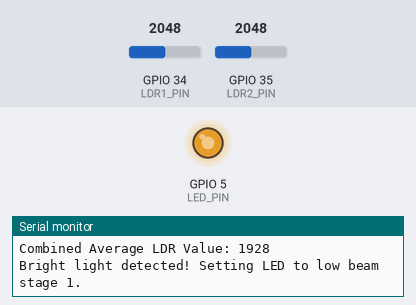
Bench run of a sketch on a simulated ESP32. Parts: output pins drawn as LEDs (lit = HIGH), the last lines printed to the serial monitor. The inputs (shaded band) are chosen by the test bench; at power-on: GPIO 34 (LDR1_PIN) = 2048, GPIO 35 (LDR2_PIN) = 2048.

Above: at 2.8 s.
2.9 s: GPIO 34 (LDR1_PIN) set to 1144
5.9 s: GPIO 34 (LDR1_PIN) set to 1049
At 7.2 s:
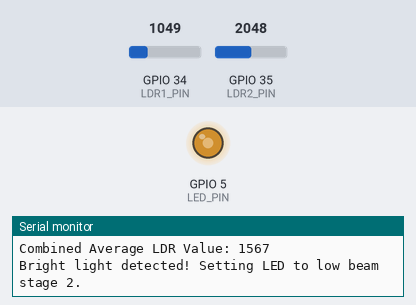
7.6 s: GPIO 35 (LDR2_PIN) set to 955
At 9.8 s:
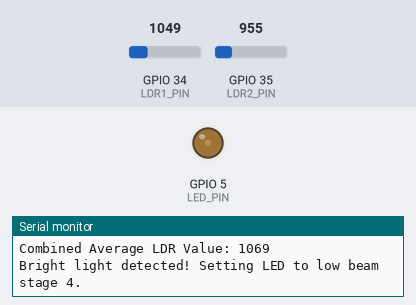
10.1 s: GPIO 35 (LDR2_PIN) set to 836
At 11.2 s:
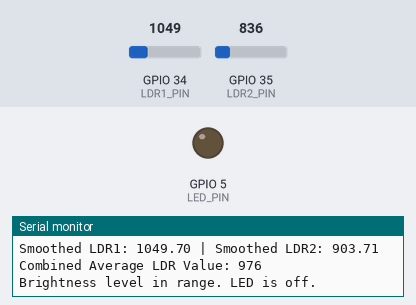
12.1 s: GPIO 35 (LDR2_PIN) set to 1040
At 13.9 s:
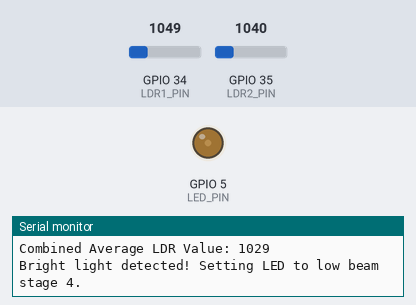
14.2 s: GPIO 35 (LDR2_PIN) set to 1440
At 16.0 s:
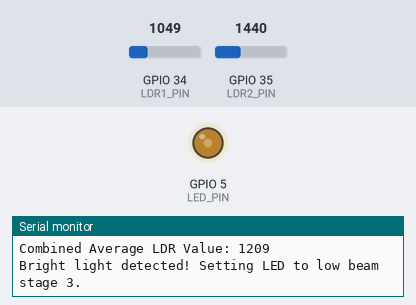
Timing chart, 0 to 17.5 s (numbered marks = the images above; inputs shaded):
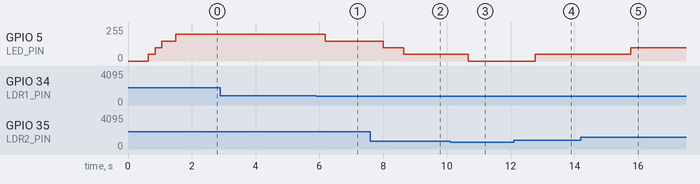

The sketch:

1_code.ino
```cpp
#include <Arduino.h>
#include <esp_camera.h>
// Define GPIO pins
#define LDR1_PIN 34       // ADC1_6 (GPIO34) for LDR1
#define LDR2_PIN 35       // ADC1_7 (GPIO35) for LDR2
#define LED_PIN 5         // GPIO5 for PWM control

// Define brightness levels
#define MAX_BRIGHTNESS 255   // High beam (Brightest)
#define LOW_BEAM_STAGE1 200  // Lowest low beam level
#define LOW_BEAM_STAGE2 150  // Medium low beam level
#define LOW_BEAM_STAGE3 100  // High low beam level
#define LOW_BEAM_STAGE4 50   // Highest low beam level
#define OFF_BRIGHTNESS 0     // Off

// Define LDR value thresholds for high and low beam stages
#define HIGH_BEAM_THRESHOLD 10   // Adjusted for high beam detection
#define LOW_BEAM_STAGE1_THRESHOLD 1600  // Stage 1 low beam start
#define LOW_BEAM_STAGE2_THRESHOLD 1400  // Stage 2 low beam start
#define LOW_BEAM_STAGE3_THRESHOLD 1200  // Stage 3 low beam start
#define LOW_BEAM_STAGE4_THRESHOLD 1000  // Stage 4 low beam start

// Smoothing factor for EMA (0 < alpha < 1)
float alpha = 0.1;

// Smoothed LDR values
float smoothedLDR1 = 0;
float smoothedLDR2 = 0;

// LED PWM properties
#define LED_CHANNEL 0
#define LED_FREQUENCY 5000
#define LED_RESOLUTION 8

void setup() {
    Serial.begin(115200);

    // Set pin modes
    pinMode(LDR1_PIN, INPUT);
    pinMode(LDR2_PIN, INPUT);

    // Setup LED PWM properties
    ledcSetup(LED_CHANNEL, LED_FREQUENCY, LED_RESOLUTION);
    ledcAttachPin(LED_PIN, LED_CHANNEL);
    ledcWrite(LED_CHANNEL, MAX_BRIGHTNESS);  // Start with full brightness (high beam)
    Serial.println("Setup complete. LED set to full brightness.");
}

void loop() {
    // Read LDR values
    int ldr1Value = analogRead(LDR1_PIN);
    int ldr2Value = analogRead(LDR2_PIN);

    // Apply the smoothing function (EMA)
    smoothedLDR1 = (alpha * ldr1Value) + ((1 - alpha) * smoothedLDR1);
    smoothedLDR2 = (alpha * ldr2Value) + ((1 - alpha) * smoothedLDR2);

    // Calculate the average of the smoothed LDR values
    int averageLDRValue = (smoothedLDR1 + smoothedLDR2) / 2;

    // Debugging: Print smoothed LDR values and brightness levels to the serial monitor
    Serial.print("Smoothed LDR1: ");
    Serial.print(smoothedLDR1);
    Serial.print(" | Smoothed LDR2: ");
    Serial.println(smoothedLDR2);

    Serial.print("Combined Average LDR Value: ");
    Serial.println(averageLDRValue);

    // Determine LED brightness based on smoothed LDR values
    if (averageLDRValue > LOW_BEAM_STAGE1_THRESHOLD) {
        // Bright light detected, switch to low beam stage 1
        ledcWrite(LED_CHANNEL, LOW_BEAM_STAGE1);
        Serial.println("Bright light detected! Setting LED to low beam stage 1.");
    } else if (averageLDRValue > LOW_BEAM_STAGE2_THRESHOLD) {
        // Bright light detected, switch to low beam stage 2
        ledcWrite(LED_CHANNEL, LOW_BEAM_STAGE2);
        Serial.println("Bright light detected! Setting LED to low beam stage 2.");
    } else if (averageLDRValue > LOW_BEAM_STAGE3_THRESHOLD) {
        // Bright light detected, switch to low beam stage 3
        ledcWrite(LED_CHANNEL, LOW_BEAM_STAGE3);
        Serial.println("Bright light detected! Setting LED to low beam stage 3.");
    } else if (averageLDRValue > LOW_BEAM_STAGE4_THRESHOLD) {
        // Bright light detected, switch to low beam stage 4
        ledcWrite(LED_CHANNEL, LOW_BEAM_STAGE4);
        Serial.println("Bright light detected! Setting LED to low beam stage 4.");
    } else if (averageLDRValue < HIGH_BEAM_THRESHOLD) {
        // Low light detected, switch to high beam
        ledcWrite(LED_CHANNEL, MAX_BRIGHTNESS);
        Serial.println("Low brightness detected! Setting LED to high beam.");
    } else {
        // Light level is between thresholds, turn off the LED
        ledcWrite(LED_CHANNEL, OFF_BRIGHTNESS);
        Serial.println("Brightness level in range. LED is off.");
    }

    delay(100);  // Adjust the delay as needed
}
```

Measured:
- the behaviour switches between 1117 and 1116 on GPIO 34 (LDR1_PIN) (found by bisection; images 0 and 1)
- the behaviour switches between 892 and 891 on GPIO 35 (LDR2_PIN) (found by bisection; images 2 and 3)
- after the input at 5.9 s, GPIO 5 (LED_PIN): 199/255 → 149/255 after 0.29 s instead of 1.4 s
- after the input at 7.6 s, GPIO 5 (LED_PIN): 149/255 → 100/255 after 0.40 s, → 50/255 0.64 s later
- after the input at 10.1 s, GPIO 5 (LED_PIN): 50/255 → 0/255 after 0.57 s
- after the input at 12.1 s, GPIO 5 (LED_PIN): 0/255 → 50/255 after 0.68 s
- after the input at 14.2 s, GPIO 5 (LED_PIN): 50/255 → 100/255 after 1.6 s
